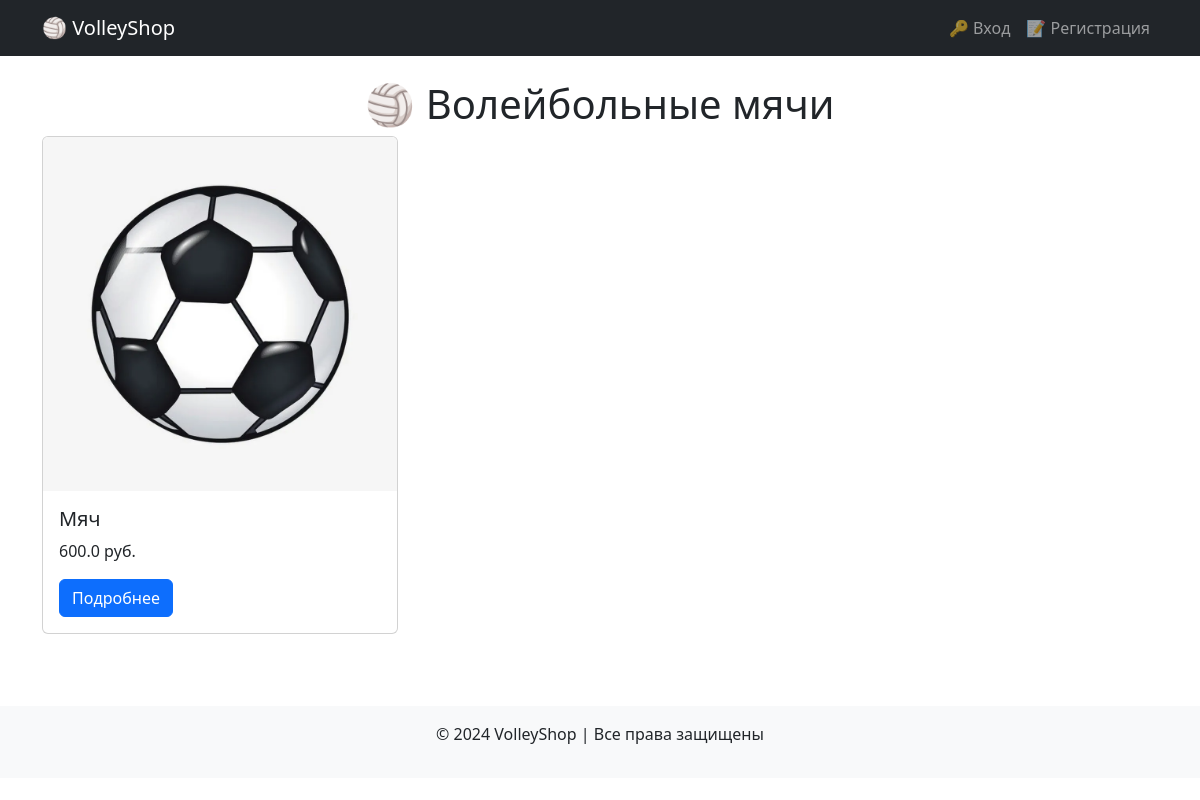
The page / on the database its author committed.
### models.py (models this page shows, shortened)
class Product(db.Model):
    id = db.Column(db.Integer, primary_key=True)
    name = db.Column(db.String(255), nullable=False)
    description = db.Column(db.Text, nullable=False)
    price = db.Column(db.Float, nullable=False)
    stock = db.Column(db.Integer, default=0)  # Количество на складе
    image = db.Column(db.String(255), nullable=True, default="default.jpg")  # Путь к изображению
    order_items = db.relationship('OrderItem', backref='product', lazy=True)

### routes.py (the view)
@app_routes.route('/')
def home():
    products = Product.query.all()
    return render_template('index.html', products=products)

### templates/index.html (shortened to what this page needs)
{% extends "layout.html" %}
{% block content %}
<h1 class="text-center">🏐 Волейбольные мячи</h1>
<div class="row">
    {% for product in products %}
        <div class="col-md-4">
            <div class="card mb-4">
                <img src="{{ url_for('static', filename='images/' + product.image) }}" class="card-img-top" alt="{{ product.name }}">
                <div class="card-body">
                    <h5 class="card-title">{{ product.name }}</h5>
                    <p class="card-text">{{ product.price }} руб.</p>
                    <a href="{{ url_for('app_routes.product_detail', product_id=product.id) }}" class="btn btn-primary">Подробнее</a>
                </div>
            </div>
        </div>
    {% endfor %}
</div>
{% endblock %}

### rows shown on the page
Product: image (picture), name "Мяч", price "600.0"
